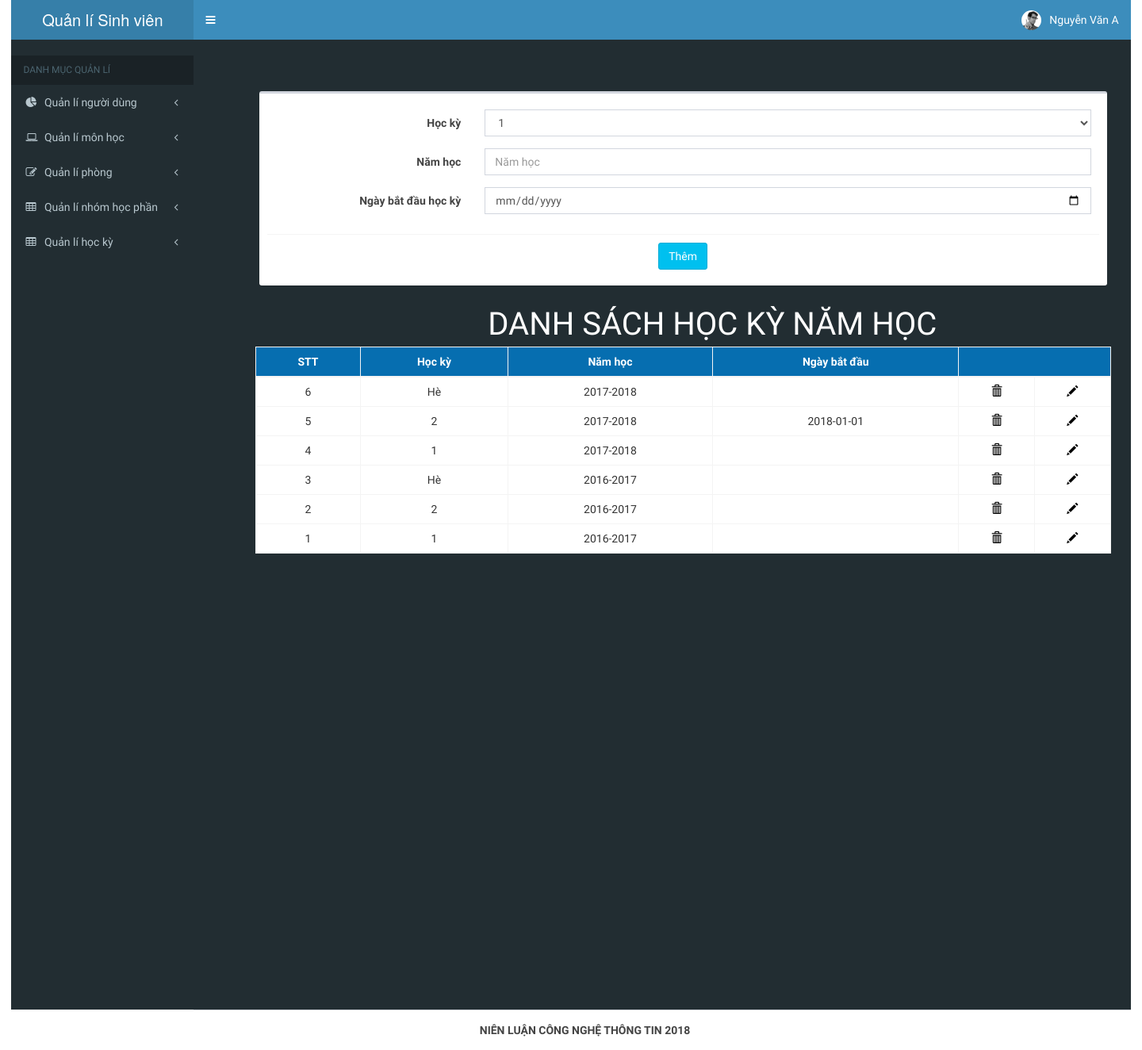
/iot/ql_index.php?khoatrang=hocky_namhoc (signed in), run on the app's committed database.
### tables this page shows
CREATE TABLE `hocky_namhoc` (
  `ID_HKNH` decimal(5,0) NOT NULL,
  `HOCKY` varchar(3) DEFAULT NULL,
  `NAMHOC` varchar(10) DEFAULT NULL,
  `NGAY_BD_HK` date DEFAULT NULL
);

### iot/ds_hocky_namhoc.php (the view, shortened to what this page needs)
<div>
    <section >
      <div style="padding-top: 50px">
        <div class="col-xs-12">
          <div class="box">
            <div class="box-header" style="text-align: center">
              <form class="form-horizontal" method="post" name="form_them_hknh" action="controller/them_hknh.php">
                <div class="box-body">
                  <div class="form-group">
                    <label for="hocky" class="col-sm-3 control-label">Học kỳ</label>
                    <div class="col-sm-9">
                      <select class="form-control" name="hocky">
                        <?php
                          if(isset($_GET['hocky'])){
                            if($_GET['hocky']=='1'){
                              echo "<option value='1' selected>1</option>
                                    <option value='2'>2</option>
                                    <option value='Hè''>Hè</option>";
                            }
                            if($_GET['hocky']=='2'){
                              echo "<option value='1'>1</option>
                                    <option value='2' selected>2</option>
                                    <option value='Hè''>Hè</option>";
                            }
                            if($_GET['hocky']=='Hè'){
                              echo "<option value='1'>1</option>
                                    <option value='2'>2</option>
                                    <option value='Hè' selected>Hè</option>";
                            }
                          }
                          else{
                            echo "<option value='1'>1</option>
                                  <option value='2'>2</option>
                                  <option value='Hè'>Hè</option>";
                        	}
                        ?>
                      </select>
                    </div>
                  </div>
                  <div class="form-group">
                    <label for="namhoc" class="col-sm-3 control-label">Năm học</label>
                    <div class="col-sm-9">
                    	<input type="text" class="form-control" name="namhoc" placeholder="Năm học">
                    </div>
                  </div>
                  <div class="form-group">
                    <label for="ngay_bd_hk" class="col-sm-3 control-label">Ngày bắt đầu học kỳ</label>
                    <div class="col-sm-9">
                    	<input type="date" class="form-control" name="ngay_bd_hk" placeholder="Ngày bắt đầu học kỳ">
                    </div>
                  </div>
                </div>
                <div class="box-footer" style="text-align: center">
                  <button type="button" class="btn btn-info pull-center" style="text-align: center" onclick="testThemHKNH()">
                    Thêm
                  </button>
                </div>
              </div>
            </div>
				<span class="box-title" style="font-size:40px; margin-left: 27%; color: white">DANH SÁCH HỌC KỲ NĂM HỌC</span>
            </div>
            <div class="box-body" >
              <table id="example2" class="table table-bordered table-hover">
                <thead style="background-color: #066EB0; color: white; text-align-last: center">
                  <tr>
                    <th>STT</th>
                    <th>Học kỳ</th>
                    <th>Năm học</th>
                    <th>Ngày bắt đầu</th>
                    <th colspan="2"></th>
                  </tr>
                </thead>
                <tbody align="center" style="background-color: white">
                  <?php
                      require_once("lib/connect.php");
                      $sql= "SELECT * FROM hocky_namhoc order by ID_HKNH DESC";
                      $query = mysqli_query($conn,$sql);
                      while($row = mysqli_fetch_array($query)){
                        echo "<tr>";
                        echo "<td>".$row['ID_HKNH']."</td>";
                        echo "<td>".$row['HOCKY']."</td>";
                        echo "<td>".$row['NAMHOC']."</td>";
                        echo "<td>".$row['NGAY_BD_HK']."</td>";
                        echo "<td class='ghichu' title='Xóa' onclick='xoaHKNH(".$row['ID_HKNH'].")'>
                                <i class='glyphicon glyphicon-trash'></i>
                              </td>
                              <td class='ghichu' title='Cập nhật' onclick='suaHKNH(".$row['ID_HKNH'].")'>
                                <i class='glyphicon glyphicon-pencil'></i>
                              </td>";
                        echo "</tr>";
                      }
                  ?>
                </tbody>
              </table>
            </div>
          </div>
        </div>
      </div>
  </div>

### iot/ql_index.php (shortened to what this page needs)
<!DOCTYPE html>
<html>
<head>
  <link rel="stylesheet" href="bootstrap/css/bootstrap.min.css">
  <link rel="stylesheet" href="https://cdnjs.cloudflare.com/ajax/libs/font-awesome/4.5.0/css/font-awesome.min.css">
  <link rel="stylesheet" href="dist/css/AdminLTE.min.css">
  <link rel="stylesheet" href="dist/css/skins/_all-skins.min.css">
  <link rel="stylesheet" href="plugins/iCheck/flat/blue.css">
  <link rel="stylesheet" href="plugins/morris/morris.css">
  <link rel="stylesheet" href="plugins/jvectormap/jquery-jvectormap-1.2.2.css">
  <link rel="stylesheet" href="plugins/datepicker/datepicker3.css">
  <link rel="stylesheet" href="plugins/daterangepicker/daterangepicker-bs3.css">
  <link rel="stylesheet" href="plugins/bootstrap-wysihtml5/bootstrap3-wysihtml5.min.css">
  <link rel="stylesheet" type="text/css" href="css/style.css">
</head>
<body class="hold-transition skin-blue sidebar-mini" style="width: 98%; margin-left: 1%">
<div class="wrapper">
  <header class="main-header">
    <a href="index2.html" class="logo">
      <span class="logo-lg">Quản lí Sinh viên</span>
    </a>
    <nav class="navbar navbar-static-top">
      <a href="#" class="sidebar-toggle" data-toggle="offcanvas" role="button">
      </a>
      <div class="navbar-custom-menu">
        <ul class="nav navbar-nav">
          <li class="dropdown messages-menu">
            <a href="#" class="dropdown-toggle" data-toggle="dropdown">
			  </a>
          <li class="dropdown user user-menu">
            <a href="#" class="dropdown-toggle" data-toggle="dropdown">
              <img src="dist/img/user2-160x160.jpg" class="user-image" alt="User Image">
              <span class="hidden-xs"><?php echo $_SESSION['hoten']; ?></span>
            </a>
          </li>
			</li>
        </ul>
      </div>
    </nav>
  </header>
  <aside class="main-sidebar">
    <section class="sidebar">
      <div class="user-panel">
      </div>
      <ul class="sidebar-menu">
        <li class="header">DANH MỤC QUẢN LÍ</li>
        <li class="treeview">
          <a href="?khoatrang=nguoidung_danhsach">
            <i class="fa fa-pie-chart"></i>
            <span>Quản lí người dùng</span>
            <i class="fa fa-angle-left pull-right"></i>
          </a>
        </li>
        <li class="treeview">
          <a href="?khoatrang=monhoc_danhsach">
            <i class="fa fa-laptop"></i>
            <span>Quản lí môn học</span>
            <i class="fa fa-angle-left pull-right"></i>
          </a>
        </li>
        <li class="treeview">
          <a href="?khoatrang=phonghoc_danhsach">
            <i class="fa fa-edit"></i> <span>Quản lí phòng</span>
            <i class="fa fa-angle-left pull-right"></i>
          </a>
        </li>
        <li class="treeview">
          <a href="?khoatrang=nhomhocphan_danhsach">
            <i class="fa fa-table"></i> <span>Quản lí nhóm học phần</span>
            <i class="fa fa-angle-left pull-right"></i>
          </a>
        </li>
        <li class="treeview">
          <a href="?khoatrang=hocky_namhoc">
            <i class="fa fa-table"></i> <span>Quản lí học kỳ</span>
            <i class="fa fa-angle-left pull-right"></i>
          </a>
        </li>
			</ul>
  </aside>
  <div class="content-header" style="margin-left: 20%; margin-bottom:40%;">
    <?php
  	  if(isset($_GET['khoatrang'])){
  		  $khoa = $_GET['khoatrang'];
  		  if($khoa=='nguoidung_danhsach') include_once('ds_taikhoan.php');
  		  else if($khoa=='themtaikhoan') include_once('ds_taikhoan_them.php');
        else if($khoa=='capnhattaikhoan') include_once('ds_taikhoan_capnhat.php');
  		  else if($khoa=='monhoc_danhsach') include_once('ds_monhoc.php');
  		  else if($khoa=='monhoc_them') include_once('ds_monhoc_them.php');
        else if($khoa=='capnhatmonhoc') include_once('ds_monhoc_capnhat.php');
  		  else if($khoa=='phonghoc_danhsach') include_once('ds_phonghoc.php');
  		  else if($khoa=='phonghoc_them') include_once('ds_phonghoc_them.php');
        else if($khoa=='capnhatphonghoc') include_once('ds_phonghoc_capnhat.php');
  		  else if($khoa=='nhomhocphan_danhsach') include_once('ds_nhomhocphan.php');
  		  else if($khoa=='nhomhocphan_them') include_once('ds_nhomhocphan_them.php');
        else if($khoa=='nhomhocphan_sua') include_once('ds_nhomhocphan_sua.php');
        else if($khoa=='nhomhocphan_xem') include_once('ds_nhomhocphan_xem.php');
        else if($khoa=='khoa_danhsach') include_once('ds_khoa.php');
        else if($khoa=='khoa_them') include_once('ds_khoa_them.php');
        else if($khoa=='capnhatkhoa') include_once('ds_khoa_capnhat.php');
        else if($khoa=='nganh_danhsach') include_once('ds_nganh.php');
        else if($khoa=='nganh_them') include_once('ds_nganh_them.php');
        else if($khoa=='capnhatnganh') include_once('ds_nganh_capnhat.php');
        else if($khoa=='chuongtrinhdaotao_danhsach') include_once('ds_chuongtrinhdaotao.php');
        else if($khoa=='chuongtrinhdaotao_them') include_once('ds_chuongtrinhdaotao_them.php');
        else if($khoa=='lop_danhsach') include_once('ds_lop.php');
        else if($khoa=='lop_them') include_once('ds_lop_them.php');
        else if($khoa=='hocky_namhoc') include_once('ds_hocky_namhoc.php');
        else if($khoa=='capnhat_hocky_namhoc') include_once('ds_hocky_namhoc_capnhat.php');
		else if($khoa=='ql_thongtin') include_once('ql_thongtin.php');
		else if($khoa=='ql_doimatkhau') include_once('ql_doimatkhau.php');
  	  }
	  ?>
  <footer class="main-footer">
    <div style=" margin-left: 30%;"><strong>NIÊN LUẬN CÔNG NGHỆ THÔNG TIN 2018</strong></div>
  </footer>
</body>
</html>

### iot/css/style.css (style rules this page uses)
.ghichu { color: black; cursor: pointer; }

### data on the page
hocky_namhoc: ID_HKNH "6", HOCKY "Hè", NAMHOC "2017-2018"
hocky_namhoc: ID_HKNH "5", HOCKY "2", NAMHOC "2017-2018", NGAY_BD_HK "2018-01-01"
hocky_namhoc: ID_HKNH "4", HOCKY "1", NAMHOC "2017-2018"
hocky_namhoc: ID_HKNH "3", HOCKY "Hè", NAMHOC "2016-2017"
hocky_namhoc: ID_HKNH "2", HOCKY "2", NAMHOC "2016-2017"
hocky_namhoc: ID_HKNH "1", HOCKY "1", NAMHOC "2016-2017"

### other printed values
$_SESSION['hoten'] "Nguyễn Văn A"
